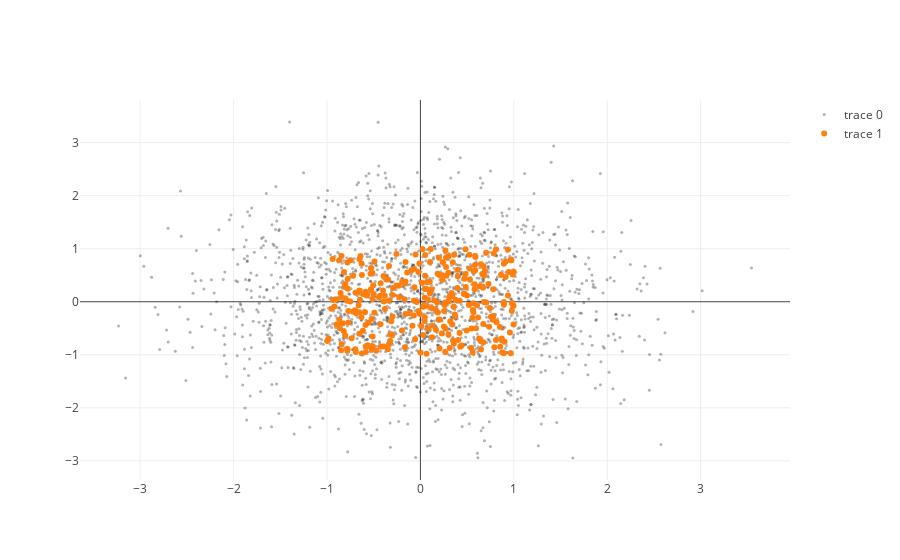

Notebook source saved alongside this figure:
### Markdown cell above
We can overlay multiple plots on the same axes by giving `py.iplot()` or `py.plot()` a list containing two or more graph objects.

### Code cell
# Create some more random data with numpy
x = np.random.normal(size=2000)
y = np.random.normal(size=x.size)
u = np.random.uniform(-1, 1, size=300)
v = np.random.uniform(-1, 1, size=u.size)

# First plot
trace1 = go.Scatter(
    x = x,
    y = y,
    mode = 'markers',
    
    # Set the style of the points in this plot
    marker = {
        # Color of the points
        'color': 'black',
        
        # Affects how large the points will be
        'size': 3,
        
        # Make the points a little less dark by making them partially
        # transparent
        'opacity': .3
    })

# Second plot
trace2 = go.Scatter(
    x=u,
    y=v,
    mode='markers')

# Before calling py.plot or py.iplot, we have to put all the graphs
# we want to show in a list. In this example we only want to show
# one plot, so the `graphs` list will only contain one plot
data = [trace1, trace2]

py.iplot(data)

### Figure 1 — Plotly figure (JSON) as saved in the notebook; plotly's stock layout.template omitted (floating-point values rounded to 4 significant figures; data arrays with more than 128 entries replaced by an {"elided": "..."} marker saying what was removed)
{"data": [{"marker": {"color": "black", "opacity": 0.3, "size": 3}, "mode": "markers", "type": "scatter", "uid": "7006a61b-af24-4cda-ae2c-dd276cf7101c", "x": {"elided": "2000 float values"}, "y": {"elided": "2000 float values"}}, {"mode": "markers", "type": "scatter", "uid": "b0320a7d-54b4-4bfa-a525-939ed23e088f", "x": {"elided": "300 float values"}, "y": {"elided": "300 float values"}}], "layout": {}}
